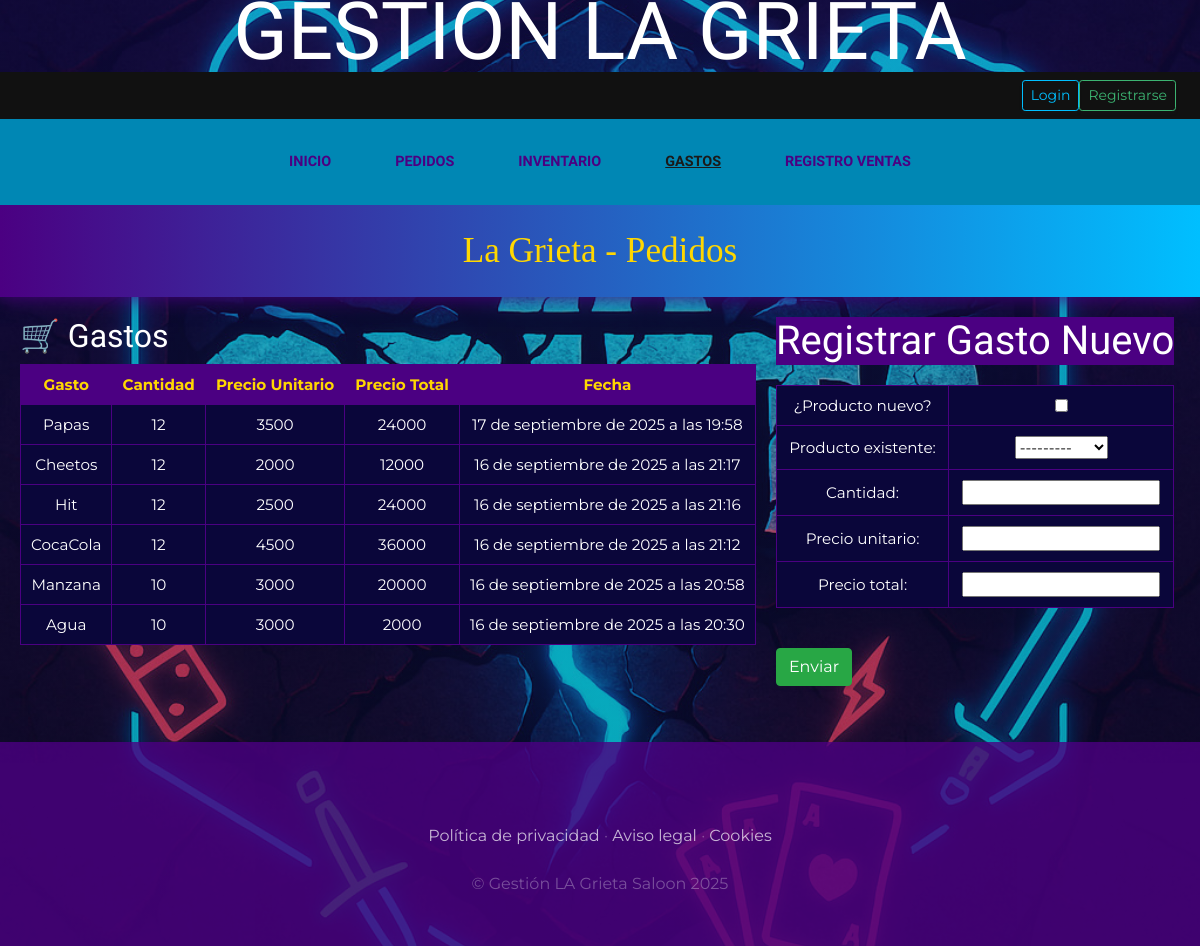
/gastos/, run on the app's committed database.
### gastosApp/models.py (models this page shows)
class Gasto(models.Model):
    producto = models.ForeignKey(producto, on_delete=models.CASCADE)
    cantidad = models.IntegerField()
    precio_unitario = models.IntegerField()
    precio_total = models.IntegerField()
    fecha = models.DateTimeField(auto_now_add=True)

### inventarioApp/models.py (models this page shows)
class producto (models.Model ):
    titulo = models.CharField(max_length=30)
    descripcion = models.CharField(max_length=20)
    imagen = models.ImageField(upload_to= 'productos', null=True, blank=True, default='productos/default.jpeg')  #subcarpeta paraguardar imagenes, pla carga deimagenes es opcional
    cantidad = models.IntegerField()
    precio_unitario = models.IntegerField()
    precio_total = models.IntegerField()
    created = models.DateTimeField(auto_now_add= True)
    updated = models.DateTimeField(auto_now= True)
    class Meta:
        verbose_name = 'producto'
        verbose_name_plural = 'productos'
    def __str__(self):
        return f"{self.titulo}"

### gastosApp/views.py (the view)
# urls.py: path('', views.gastos, name="Gastos"),
def gastos (request):
    form_gastos = gastos_form()
    gastos = Gasto.objects.all().order_by('-fecha')
    return render (request, "gastos/gastos.html",{
        "form_gastos": form_gastos,
        "gastos": gastos
    })

### gastosApp/form.py
class gastos_form(forms.ModelForm):
    titulo = forms.ModelChoiceField(queryset=producto.objects.all(), label="Producto", required=False)
    descripcion = forms.CharField(label="Descripcion", disabled=True, required=False)
    imagen = forms.ImageField(label="Imagen", disabled=True, required=False)
    class Meta:
        model = producto
        fields = ['titulo','descripcion','imagen', 'cantidad', 'precio_unitario', 'precio_total']
    def __init__(self, *args, **kwargs):
        super(gastos_form, self).__init__(*args, **kwargs)
        self.fields['titulo'].queryset = producto.objects.all()

### pedidosApp/context_processor.py (called while the page is built)
def importe_total_pedido(request):
    total= 0
    return {"importe_total_pedido":total}

### gastosApp/templates/gastos/gastos.html (shortened to what this page needs)
{% extends "gestionLaGrietaApp/base.html" %}
{% load static %}
{% block content %}
  <!DOCTYPE html>
<html lang="es">
<head>
</head>
<body>
  <header>La Grieta - Pedidos</header>
  <div class="main">
    <div class="gastos">
      <h2>🛒 Gastos</h2>
      <table>
        <thead>
          <tr>
            <th>Gasto</th>
            <th>Cantidad</th>
            <th>Precio Unitario</th>
            <th>Precio Total</th>
            <th>Fecha</th>
          </tr>
        </thead>
        <tbody>
            {% for gasto in gastos %}
                  <tr>
                    <td>{{ gasto.producto.titulo }}</td>
                    <td>{{ gasto.cantidad }}</td>
                    <td>{{ gasto.precio_unitario }}</td>
                    <td>{{ gasto.precio_total }}</td>
                    <td>{{ gasto.fecha }}</td>
                  </tr>
            {% empty %}
                <tr>
                <td colspan="2">No hay gastos registrados.</td>
                </tr>
            {% endfor %}
        </tbody>
      </table>
    </div>
    {% include "forms/registro_gasto.html" %}
  </div>
</body>
</html>
{% endblock %}

### gastosApp/templates/forms/registro_gasto.html (shortened to what this page needs)
{% block content %}
  <div>
    <h1 style= "color:white; background-color: var(--violeta);">Registrar Gasto Nuevo</h1>
    <div style ="margin:1px auto;">
      <form action="{% url 'Registro_gastos' %}" method="POST" enctype="multipart/form-data">
          <table style="color:white; margin:20px auto; background-color: #0a063aff; ">
              <tr>
                  <td >¿Producto nuevo?</td>
                  <td><input type="checkbox" id="producto_nuevo" name="producto_nuevo" onchange="toggleCampos()"></td>
              </tr>
              <tr id="fila_selector">
                  <td>Producto existente:</td>
                  <td>{{ form_gastos.titulo }}</td>
              </tr>
              <tr>
                  <td>Cantidad:</td>
                  <td>{{ form_gastos.cantidad }}</td>
              </tr>
              <tr>
                  <td>Precio unitario:</td>
                  <td>{{ form_gastos.precio_unitario }}</td>
              </tr>
              <tr>
                  <td>Precio total:</td>
                  <td>{{ form_gastos.precio_total }}</td>
              </tr>
          </table>
          <input type="submit" class="btn btn-success" value="Enviar" style="margin:20px auto;">
      </form>
    </div>
  </div>
{% endblock %}

### gestionLaGrietaApp/static/gestion_la_grieta_app/css/gestion.css (style rules this page uses)
body { font-family: 'Lora'; background: linear-gradient(rgba(34, 13, 110, 0.35), rgba(17, 10, 53, 0.35)), url("../img/fondo.jpeg"); background-attachment: fixed; background-position: center; background-size: cover; }
h1, h2, h3, h4, h5, h6 { font-family: 'Raleway'; }
.btn { box-shadow: 0px 3px 3px 0px rgba(33, 37, 41, 0.1); }

### gastosApp/templates/gastos/gastos.html (style rules this page uses)
:root { --negro: rgb(26, 26, 26); --violeta: rgb(75, 0, 130); --azul: rgb(0, 191, 255); --verde: rgb(60, 179, 113); --dorado: rgb(255, 215, 0); }
body { background-color: var(--negro); color: white; font-family: 'Montserrat', sans-serif; margin: 0; padding: 0; }
header { background: linear-gradient(90deg, var(--violeta), var(--azul)); padding: 20px; text-align: center; font-family: 'Cinzel Decorative', cursive; font-size: 2.2rem; color: var(--dorado); box-shadow: 0 0 20px var(--violeta); }
.main { display: flex; padding: 20px; gap: 20px; }
table { width: 100%; border-collapse: collapse; }
th, td { border: 1px solid var(--violeta); padding: 10px; text-align: center; font-size: 0.95rem; }
th { background-color: var(--violeta); color: var(--dorado); }
.gastos tr { background-color: #0a063aff; }

### data on the page
Gasto: producto.titulo "Papas", cantidad "12", precio_unitario "3500", precio_total "24000", fecha "17 de septiembre de 2025 a las 19:58"
Gasto: producto.titulo "Cheetos", cantidad "12", precio_unitario "2000", precio_total "12000", fecha "16 de septiembre de 2025 a las 21:17"
Gasto: producto.titulo "Hit", cantidad "12", precio_unitario "2500", precio_total "24000", fecha "16 de septiembre de 2025 a las 21:16"
Gasto: producto.titulo "CocaCola", cantidad "12", precio_unitario "4500", precio_total "36000", fecha "16 de septiembre de 2025 a las 21:12"
Gasto: producto.titulo "Manzana", cantidad "10", precio_unitario "3000", precio_total "20000", fecha "16 de septiembre de 2025 a las 20:58"
Gasto: producto.titulo "Agua", cantidad "10", precio_unitario "3000", precio_total "2000", fecha "16 de septiembre de 2025 a las 20:30"
producto: titulo "---------"
